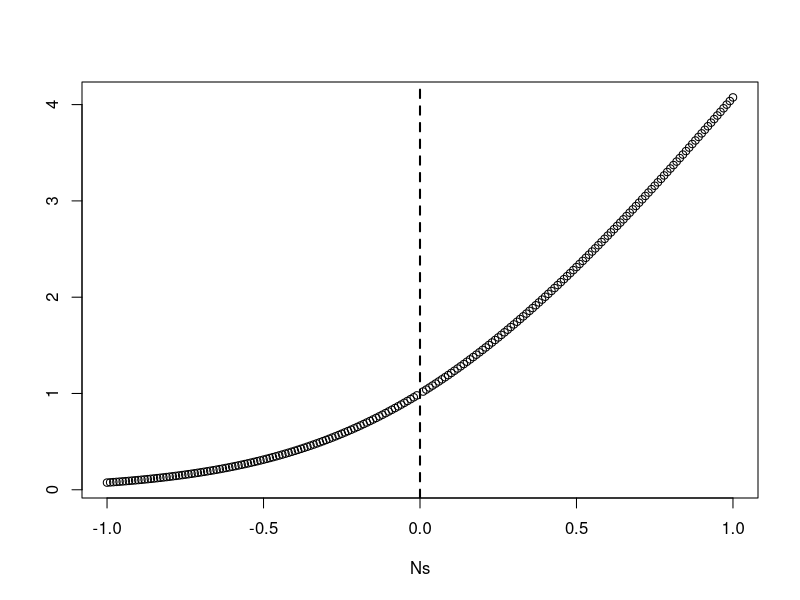
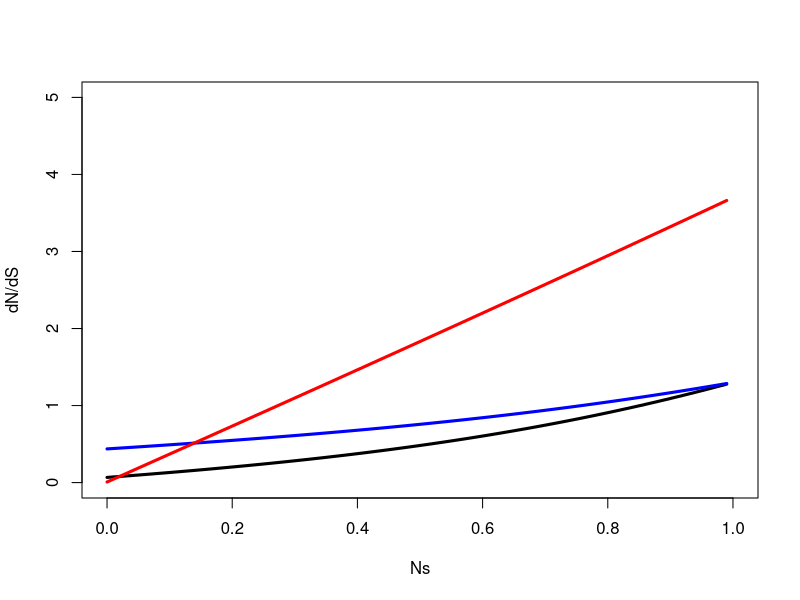
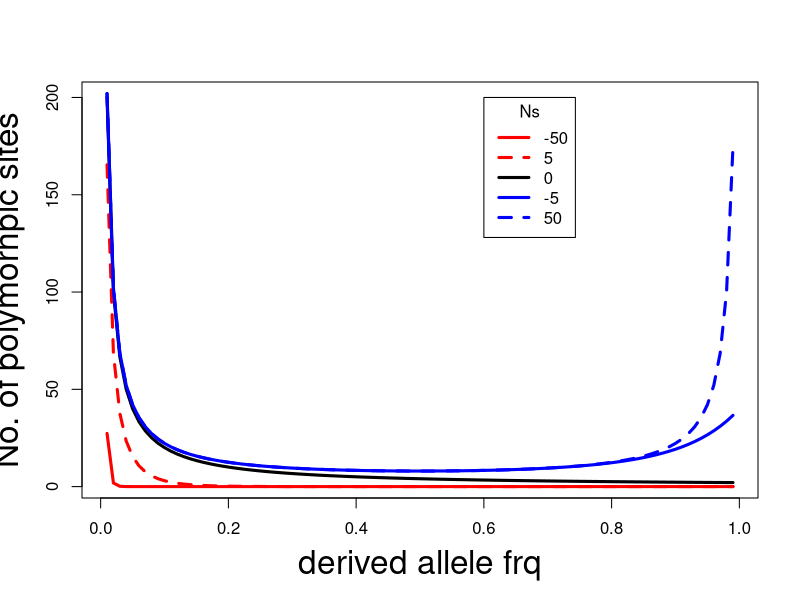

Here is the R script that generated these plots, in order:
## ---- chunk 1
ns <- seq(from = -1, to =1, by=0.01)
plot(ns, 4*ns/(1 - exp(-4*ns)), xlab="Ns", ylab="")
abline(v=0, lty=2, lwd=2)
## ---- chunk 2
dnds <- function(fa=0, fd=0, N=1000, sa=1, sd=0){
  f0 <- 1 - fa - fd
  r <- f0 + 4*N*fa*sa + (4*N*fd*sd)/(1 - exp(-4*N*sd))
  return(r)
}
## ---- chunk 3
N=1000
Ns <- seq(from=-1, to=0, by=0.01)
sd <- Ns/N
Ns <- seq(from=0, to=1, by=0.01)
sa <- Ns/N
plot(Ns, dnds(fa=0.1, fd=0.9, N=N, sa=sa, sd=sd), type="l", lty=1, lwd=3, 
     xlab="Ns", ylab="dN/dS", cex.lab=1, ylim=c(0, 5))
lines(Ns, dnds(fa=0.1, fd=0.5, N=N, sa=sa, sd=sd), type="l", lty=1, lwd=3, col="blue")
lines(Ns, dnds(fa=0.9, fd=0.1, N=N, sa=sa, sd=sd), type="l", lty=1, lwd=3, col="red")
## ---- chunk 4
# expected freq spectra
f <- function(q, ns){
  frq = 2/(q*(1-q)) * (1 - exp(-4*ns*(1-q))) / (1 - exp(-4*ns))
  return(frq)}
q <- seq(from = 0.01, to =0.99, by=0.01)
## Ploting function
plot(q, f(q, ns=0.01), type="l", lty=1, lwd=3, 
     xlab="derived allele frq",
     ylab="No. of polymorhpic sites", cex.lab=2)

lines(q, f(q, ns=-50), type="l", lty=1, lwd=3, col="red")
lines(q, f(q, ns=-5), type="l", lty=2, lwd=3, col="red")
lines(q, f(q, ns=5), type="l", lty=1, lwd=3, col="blue")
lines(q, f(q, ns=50), type="l", lty=2, lwd=3, col="blue")
legend(0.6, 200, title="Ns", legend=c("-50", "5", "0", "-5", "50"), 
       
       col=c("red", "red", "black", "blue", "blue"), 
       lty=c(1,2,1,1,2), cex=1, lwd=3)
